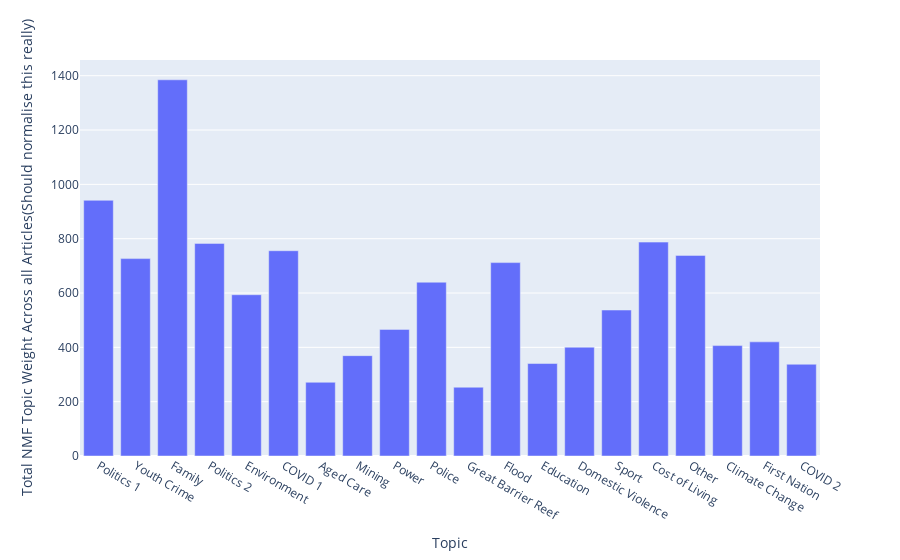

Source (notebook cell):
### Code cell
# Below gets the topics 
nmf_topics_df = nmf_topics_df.rename(columns={"index":"article"})

nmf_topics_df["article_year"] = nmf_topics_df["article"].str.extract(r"(?<=\[)(\d{4})(?=\-)")

nmf_topics_df = nmf_topics_df.drop('article', axis=1)


nmf_topics_df.set_index("article_year", inplace= True)
#Normalise the weights
nmf_topics_df = nmf_topics_df.divide(nmf_topics_df.sum(axis =1), axis = 0)

sum_topic_nmf_df  = nmf_topics_df.sum().reset_index().rename(columns={"index":"Topic", "0":"Total NMF Topic Weight Across all Articles(Should normalise this really)"})
sum_topic_nmf_df = sum_topic_nmf_df.rename(columns={"index":"Topic", 0:"Total NMF Topic Weight Across all Articles(Should normalise this really)"})

px.bar(sum_topic_nmf_df, x = "Topic", y = "Total NMF Topic Weight Across all Articles(Should normalise this really)")

### Figure 1 — Plotly figure (JSON) as saved in the notebook; plotly's stock layout.template omitted (floating-point values rounded to 4 significant figures)
{"data": [{"alignmentgroup": "True", "hovertemplate": "Topic=%{x}<br>Total NMF Topic Weight Across all Articles(Should normalise this really)=%{y}<extra></extra>", "legendgroup": "", "marker": {"color": "#636efa", "pattern": {"shape": ""}}, "name": "", "offsetgroup": "", "orientation": "v", "showlegend": false, "textposition": "auto", "type": "bar", "x": ["Politics 1", "Youth Crime", "Family", "Politics 2", "Environment", "COVID 1", "Aged Care", "Mining", "Power", "Police", "Great Barrier Reef", "Flood", "Education", "Domestic Violence", "Sport", "Cost of Living", "Other", "Climate Change", "First Nation", "COVID 2"], "xaxis": "x", "y": [941.4, 726.7, 1385.0, 782.8, 593.7, 755.7, 271.4, 369.4, 466.1, 639.8, 253.2, 712.0, 340.4, 400.6, 537.4, 787.4, 738.6, 406.5, 420.2, 337.8], "yaxis": "y"}], "layout": {"barmode": "relative", "legend": {"tracegroupgap": 0}, "margin": {"t": 60}, "xaxis": {"anchor": "y", "domain": [0, 1], "title": {"text": "Topic"}}, "yaxis": {"anchor": "x", "domain": [0, 1], "title": {"text": "Total NMF Topic Weight Across all Articles(Should normalise this really)"}}}}
